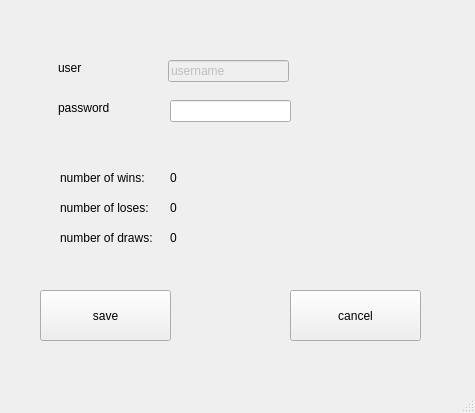
<?xml version="1.0" encoding="UTF-8"?>
<ui version="4.0">
 <class>profile_menu</class>
 <widget class="QMainWindow" name="profile_menu">
  <property name="geometry">
   <rect>
    <x>0</x>
    <y>0</y>
    <width>475</width>
    <height>413</height>
   </rect>
  </property>
  <property name="windowTitle">
   <string>MainWindow</string>
  </property>
  <widget class="QWidget" name="centralwidget">
   <widget class="QLabel" name="label">
    <property name="geometry">
     <rect>
      <x>58</x>
      <y>60</y>
      <width>55</width>
      <height>16</height>
     </rect>
    </property>
    <property name="text">
     <string>user</string>
    </property>
   </widget>
   <widget class="QLabel" name="label_2">
    <property name="geometry">
     <rect>
      <x>58</x>
      <y>100</y>
      <width>55</width>
      <height>16</height>
     </rect>
    </property>
    <property name="text">
     <string>password</string>
    </property>
   </widget>
   <widget class="QLineEdit" name="user_textbox">
    <property name="enabled">
     <bool>false</bool>
    </property>
    <property name="geometry">
     <rect>
      <x>168</x>
      <y>60</y>
      <width>121</width>
      <height>22</height>
     </rect>
    </property>
    <property name="text">
     <string>username</string>
    </property>
   </widget>
   <widget class="QLineEdit" name="lineEdit_2">
    <property name="geometry">
     <rect>
      <x>170</x>
      <y>100</y>
      <width>121</width>
      <height>22</height>
     </rect>
    </property>
   </widget>
   <widget class="QPushButton" name="cancel_button">
    <property name="geometry">
     <rect>
      <x>290</x>
      <y>290</y>
      <width>131</width>
      <height>51</height>
     </rect>
    </property>
    <property name="text">
     <string>cancel</string>
    </property>
   </widget>
   <widget class="QPushButton" name="save_button">
    <property name="geometry">
     <rect>
      <x>40</x>
      <y>290</y>
      <width>131</width>
      <height>51</height>
     </rect>
    </property>
    <property name="text">
     <string>save</string>
    </property>
   </widget>
   <widget class="QLabel" name="label_3">
    <property name="geometry">
     <rect>
      <x>60</x>
      <y>170</y>
      <width>101</width>
      <height>16</height>
     </rect>
    </property>
    <property name="text">
     <string>number of wins:</string>
    </property>
   </widget>
   <widget class="QLabel" name="wins_label">
    <property name="geometry">
     <rect>
      <x>170</x>
      <y>170</y>
      <width>55</width>
      <height>16</height>
     </rect>
    </property>
    <property name="text">
     <string>0</string>
    </property>
   </widget>
   <widget class="QLabel" name="label_5">
    <property name="geometry">
     <rect>
      <x>60</x>
      <y>200</y>
      <width>101</width>
      <height>16</height>
     </rect>
    </property>
    <property name="text">
     <string>number of loses:</string>
    </property>
   </widget>
   <widget class="QLabel" name="label_6">
    <property name="geometry">
     <rect>
      <x>60</x>
      <y>230</y>
      <width>101</width>
      <height>16</height>
     </rect>
    </property>
    <property name="text">
     <string>number of draws:</string>
    </property>
   </widget>
   <widget class="QLabel" name="lose_label">
    <property name="geometry">
     <rect>
      <x>170</x>
      <y>200</y>
      <width>55</width>
      <height>16</height>
     </rect>
    </property>
    <property name="text">
     <string>0</string>
    </property>
   </widget>
   <widget class="QLabel" name="draw_label">
    <property name="geometry">
     <rect>
      <x>170</x>
      <y>230</y>
      <width>55</width>
      <height>16</height>
     </rect>
    </property>
    <property name="text">
     <string>0</string>
    </property>
   </widget>
  </widget>
  <widget class="QMenuBar" name="menubar">
   <property name="geometry">
    <rect>
     <x>0</x>
     <y>0</y>
     <width>475</width>
     <height>26</height>
    </rect>
   </property>
  </widget>
  <widget class="QStatusBar" name="statusbar"/>
 </widget>
 <resources/>
 <connections/>
</ui>
